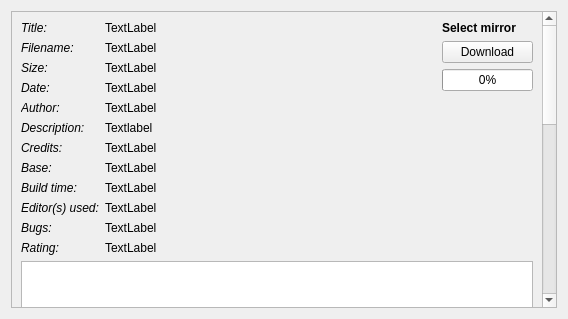
<?xml version="1.0" encoding="UTF-8"?>
<ui version="4.0">
 <class>idgames_detail</class>
 <widget class="QWidget" name="idgames_detail">
  <property name="geometry">
   <rect>
    <x>0</x>
    <y>0</y>
    <width>568</width>
    <height>319</height>
   </rect>
  </property>
  <property name="windowTitle">
   <string>Form</string>
  </property>
  <layout class="QVBoxLayout" name="verticalLayout">
   <item>
    <widget class="QScrollArea" name="scrollArea">
     <property name="horizontalScrollBarPolicy">
      <enum>Qt::ScrollBarAlwaysOff</enum>
     </property>
     <property name="widgetResizable">
      <bool>true</bool>
     </property>
     <widget class="QWidget" name="scrollAreaWidgetContents">
      <property name="geometry">
       <rect>
        <x>0</x>
        <y>0</y>
        <width>532</width>
        <height>795</height>
       </rect>
      </property>
      <layout class="QGridLayout" name="gridLayout_2">
       <item row="0" column="1" rowspan="2">
        <layout class="QVBoxLayout" name="idgames_detail_download_layout">
         <property name="sizeConstraint">
          <enum>QLayout::SetMinimumSize</enum>
         </property>
         <item>
          <widget class="QLabel" name="label">
           <property name="font">
            <font>
             <weight>75</weight>
             <bold>true</bold>
            </font>
           </property>
           <property name="text">
            <string>Select mirror</string>
           </property>
          </widget>
         </item>
         <item>
          <widget class="QPushButton" name="idgames_detail_download">
           <property name="text">
            <string>Download</string>
           </property>
          </widget>
         </item>
         <item>
          <widget class="QProgressBar" name="idgames_detail_progress">
           <property name="sizePolicy">
            <sizepolicy hsizetype="Minimum" vsizetype="Fixed">
             <horstretch>0</horstretch>
             <verstretch>0</verstretch>
            </sizepolicy>
           </property>
           <property name="value">
            <number>0</number>
           </property>
          </widget>
         </item>
         <item>
          <spacer name="verticalSpacer">
           <property name="orientation">
            <enum>Qt::Vertical</enum>
           </property>
           <property name="sizeHint" stdset="0">
            <size>
             <width>20</width>
             <height>40</height>
            </size>
           </property>
          </spacer>
         </item>
        </layout>
       </item>
       <item row="0" column="0" rowspan="2">
        <layout class="QGridLayout" name="idgames_detail_info_layout">
         <item row="6" column="0">
          <widget class="QLabel" name="label_8">
           <property name="sizePolicy">
            <sizepolicy hsizetype="Minimum" vsizetype="Preferred">
             <horstretch>0</horstretch>
             <verstretch>0</verstretch>
            </sizepolicy>
           </property>
           <property name="font">
            <font>
             <pointsize>9</pointsize>
             <italic>true</italic>
            </font>
           </property>
           <property name="text">
            <string>Credits:</string>
           </property>
          </widget>
         </item>
         <item row="8" column="0">
          <widget class="QLabel" name="label_6">
           <property name="sizePolicy">
            <sizepolicy hsizetype="Minimum" vsizetype="Preferred">
             <horstretch>0</horstretch>
             <verstretch>0</verstretch>
            </sizepolicy>
           </property>
           <property name="font">
            <font>
             <pointsize>9</pointsize>
             <italic>true</italic>
            </font>
           </property>
           <property name="text">
            <string>Build time:</string>
           </property>
          </widget>
         </item>
         <item row="10" column="0">
          <widget class="QLabel" name="label_3">
           <property name="sizePolicy">
            <sizepolicy hsizetype="Minimum" vsizetype="Preferred">
             <horstretch>0</horstretch>
             <verstretch>0</verstretch>
            </sizepolicy>
           </property>
           <property name="font">
            <font>
             <pointsize>9</pointsize>
             <italic>true</italic>
            </font>
           </property>
           <property name="text">
            <string>Bugs:</string>
           </property>
          </widget>
         </item>
         <item row="7" column="0">
          <widget class="QLabel" name="label_7">
           <property name="sizePolicy">
            <sizepolicy hsizetype="Minimum" vsizetype="Preferred">
             <horstretch>0</horstretch>
             <verstretch>0</verstretch>
            </sizepolicy>
           </property>
           <property name="font">
            <font>
             <pointsize>9</pointsize>
             <italic>true</italic>
            </font>
           </property>
           <property name="text">
            <string>Base:</string>
           </property>
          </widget>
         </item>
         <item row="1" column="1">
          <widget class="QLabel" name="idgames_detail_filename">
           <property name="sizePolicy">
            <sizepolicy hsizetype="Expanding" vsizetype="Preferred">
             <horstretch>0</horstretch>
             <verstretch>0</verstretch>
            </sizepolicy>
           </property>
           <property name="font">
            <font>
             <pointsize>9</pointsize>
            </font>
           </property>
           <property name="text">
            <string>TextLabel</string>
           </property>
           <property name="wordWrap">
            <bool>true</bool>
           </property>
          </widget>
         </item>
         <item row="3" column="0">
          <widget class="QLabel" name="label_11">
           <property name="sizePolicy">
            <sizepolicy hsizetype="Minimum" vsizetype="Preferred">
             <horstretch>0</horstretch>
             <verstretch>0</verstretch>
            </sizepolicy>
           </property>
           <property name="font">
            <font>
             <pointsize>9</pointsize>
             <italic>true</italic>
            </font>
           </property>
           <property name="text">
            <string>Date:</string>
           </property>
          </widget>
         </item>
         <item row="7" column="1">
          <widget class="QLabel" name="idgames_detail_base">
           <property name="sizePolicy">
            <sizepolicy hsizetype="Expanding" vsizetype="Preferred">
             <horstretch>0</horstretch>
             <verstretch>0</verstretch>
            </sizepolicy>
           </property>
           <property name="font">
            <font>
             <pointsize>9</pointsize>
            </font>
           </property>
           <property name="text">
            <string>TextLabel</string>
           </property>
           <property name="wordWrap">
            <bool>true</bool>
           </property>
          </widget>
         </item>
         <item row="8" column="1">
          <widget class="QLabel" name="idgames_detail_buildtime">
           <property name="sizePolicy">
            <sizepolicy hsizetype="Expanding" vsizetype="Preferred">
             <horstretch>0</horstretch>
             <verstretch>0</verstretch>
            </sizepolicy>
           </property>
           <property name="font">
            <font>
             <pointsize>9</pointsize>
            </font>
           </property>
           <property name="text">
            <string>TextLabel</string>
           </property>
           <property name="wordWrap">
            <bool>true</bool>
           </property>
          </widget>
         </item>
         <item row="4" column="0">
          <widget class="QLabel" name="label_10">
           <property name="sizePolicy">
            <sizepolicy hsizetype="Minimum" vsizetype="Preferred">
             <horstretch>0</horstretch>
             <verstretch>0</verstretch>
            </sizepolicy>
           </property>
           <property name="font">
            <font>
             <pointsize>9</pointsize>
             <italic>true</italic>
            </font>
           </property>
           <property name="text">
            <string>Author:</string>
           </property>
          </widget>
         </item>
         <item row="0" column="1">
          <widget class="QLabel" name="idgames_detail_title">
           <property name="sizePolicy">
            <sizepolicy hsizetype="Expanding" vsizetype="Preferred">
             <horstretch>0</horstretch>
             <verstretch>0</verstretch>
            </sizepolicy>
           </property>
           <property name="font">
            <font>
             <pointsize>9</pointsize>
            </font>
           </property>
           <property name="autoFillBackground">
            <bool>false</bool>
           </property>
           <property name="text">
            <string>TextLabel</string>
           </property>
           <property name="wordWrap">
            <bool>true</bool>
           </property>
          </widget>
         </item>
         <item row="2" column="1">
          <widget class="QLabel" name="idgames_detail_size">
           <property name="sizePolicy">
            <sizepolicy hsizetype="Expanding" vsizetype="Preferred">
             <horstretch>0</horstretch>
             <verstretch>0</verstretch>
            </sizepolicy>
           </property>
           <property name="font">
            <font>
             <pointsize>9</pointsize>
            </font>
           </property>
           <property name="text">
            <string>TextLabel</string>
           </property>
           <property name="wordWrap">
            <bool>true</bool>
           </property>
          </widget>
         </item>
         <item row="6" column="1">
          <widget class="QLabel" name="idgames_detail_credits">
           <property name="sizePolicy">
            <sizepolicy hsizetype="Expanding" vsizetype="Preferred">
             <horstretch>0</horstretch>
             <verstretch>0</verstretch>
            </sizepolicy>
           </property>
           <property name="font">
            <font>
             <pointsize>9</pointsize>
            </font>
           </property>
           <property name="text">
            <string>TextLabel</string>
           </property>
           <property name="wordWrap">
            <bool>true</bool>
           </property>
          </widget>
         </item>
         <item row="5" column="1">
          <widget class="QLabel" name="idgames_detail_description">
           <property name="sizePolicy">
            <sizepolicy hsizetype="Expanding" vsizetype="Preferred">
             <horstretch>0</horstretch>
             <verstretch>0</verstretch>
            </sizepolicy>
           </property>
           <property name="font">
            <font>
             <pointsize>9</pointsize>
            </font>
           </property>
           <property name="text">
            <string>Textlabel</string>
           </property>
           <property name="textFormat">
            <enum>Qt::RichText</enum>
           </property>
           <property name="wordWrap">
            <bool>true</bool>
           </property>
          </widget>
         </item>
         <item row="4" column="1">
          <widget class="QLabel" name="idgames_detail_author">
           <property name="sizePolicy">
            <sizepolicy hsizetype="Expanding" vsizetype="Preferred">
             <horstretch>0</horstretch>
             <verstretch>0</verstretch>
            </sizepolicy>
           </property>
           <property name="font">
            <font>
             <pointsize>9</pointsize>
            </font>
           </property>
           <property name="text">
            <string>TextLabel</string>
           </property>
           <property name="wordWrap">
            <bool>true</bool>
           </property>
          </widget>
         </item>
         <item row="1" column="0">
          <widget class="QLabel" name="label_13">
           <property name="sizePolicy">
            <sizepolicy hsizetype="Minimum" vsizetype="Preferred">
             <horstretch>0</horstretch>
             <verstretch>0</verstretch>
            </sizepolicy>
           </property>
           <property name="font">
            <font>
             <pointsize>9</pointsize>
             <italic>true</italic>
            </font>
           </property>
           <property name="text">
            <string>Filename:</string>
           </property>
          </widget>
         </item>
         <item row="0" column="0">
          <widget class="QLabel" name="label_14">
           <property name="sizePolicy">
            <sizepolicy hsizetype="Minimum" vsizetype="Preferred">
             <horstretch>0</horstretch>
             <verstretch>0</verstretch>
            </sizepolicy>
           </property>
           <property name="font">
            <font>
             <pointsize>9</pointsize>
             <italic>true</italic>
            </font>
           </property>
           <property name="text">
            <string>Title:</string>
           </property>
          </widget>
         </item>
         <item row="10" column="1">
          <widget class="QLabel" name="idgames_detail_bugs">
           <property name="sizePolicy">
            <sizepolicy hsizetype="Expanding" vsizetype="Preferred">
             <horstretch>0</horstretch>
             <verstretch>0</verstretch>
            </sizepolicy>
           </property>
           <property name="font">
            <font>
             <pointsize>9</pointsize>
            </font>
           </property>
           <property name="text">
            <string>TextLabel</string>
           </property>
           <property name="wordWrap">
            <bool>true</bool>
           </property>
          </widget>
         </item>
         <item row="3" column="1">
          <widget class="QLabel" name="idgames_detail_date">
           <property name="sizePolicy">
            <sizepolicy hsizetype="Expanding" vsizetype="Preferred">
             <horstretch>0</horstretch>
             <verstretch>0</verstretch>
            </sizepolicy>
           </property>
           <property name="font">
            <font>
             <pointsize>9</pointsize>
            </font>
           </property>
           <property name="text">
            <string>TextLabel</string>
           </property>
           <property name="wordWrap">
            <bool>true</bool>
           </property>
          </widget>
         </item>
         <item row="5" column="0">
          <widget class="QLabel" name="label_9">
           <property name="sizePolicy">
            <sizepolicy hsizetype="Minimum" vsizetype="Preferred">
             <horstretch>0</horstretch>
             <verstretch>0</verstretch>
            </sizepolicy>
           </property>
           <property name="font">
            <font>
             <pointsize>9</pointsize>
             <italic>true</italic>
            </font>
           </property>
           <property name="text">
            <string>Description:</string>
           </property>
          </widget>
         </item>
         <item row="2" column="0">
          <widget class="QLabel" name="label_12">
           <property name="sizePolicy">
            <sizepolicy hsizetype="Minimum" vsizetype="Preferred">
             <horstretch>0</horstretch>
             <verstretch>0</verstretch>
            </sizepolicy>
           </property>
           <property name="font">
            <font>
             <pointsize>9</pointsize>
             <italic>true</italic>
            </font>
           </property>
           <property name="text">
            <string>Size:</string>
           </property>
          </widget>
         </item>
         <item row="9" column="0">
          <widget class="QLabel" name="label_4">
           <property name="sizePolicy">
            <sizepolicy hsizetype="Minimum" vsizetype="Preferred">
             <horstretch>0</horstretch>
             <verstretch>0</verstretch>
            </sizepolicy>
           </property>
           <property name="font">
            <font>
             <pointsize>9</pointsize>
             <italic>true</italic>
            </font>
           </property>
           <property name="text">
            <string>Editor(s) used:</string>
           </property>
           <property name="scaledContents">
            <bool>false</bool>
           </property>
          </widget>
         </item>
         <item row="9" column="1">
          <widget class="QLabel" name="idgames_detail_editors">
           <property name="sizePolicy">
            <sizepolicy hsizetype="Expanding" vsizetype="Preferred">
             <horstretch>0</horstretch>
             <verstretch>0</verstretch>
            </sizepolicy>
           </property>
           <property name="font">
            <font>
             <pointsize>9</pointsize>
            </font>
           </property>
           <property name="text">
            <string>TextLabel</string>
           </property>
           <property name="wordWrap">
            <bool>true</bool>
           </property>
          </widget>
         </item>
         <item row="11" column="0">
          <widget class="QLabel" name="label_5">
           <property name="sizePolicy">
            <sizepolicy hsizetype="Minimum" vsizetype="Preferred">
             <horstretch>0</horstretch>
             <verstretch>0</verstretch>
            </sizepolicy>
           </property>
           <property name="font">
            <font>
             <pointsize>9</pointsize>
             <italic>true</italic>
            </font>
           </property>
           <property name="text">
            <string>Rating:</string>
           </property>
          </widget>
         </item>
         <item row="11" column="1">
          <widget class="QLabel" name="idgames_detail_rating">
           <property name="sizePolicy">
            <sizepolicy hsizetype="Expanding" vsizetype="Preferred">
             <horstretch>0</horstretch>
             <verstretch>0</verstretch>
            </sizepolicy>
           </property>
           <property name="font">
            <font>
             <pointsize>9</pointsize>
            </font>
           </property>
           <property name="text">
            <string>TextLabel</string>
           </property>
           <property name="wordWrap">
            <bool>true</bool>
           </property>
          </widget>
         </item>
        </layout>
       </item>
       <item row="3" column="0" colspan="2">
        <spacer name="verticalSpacer_2">
         <property name="orientation">
          <enum>Qt::Vertical</enum>
         </property>
         <property name="sizeHint" stdset="0">
          <size>
           <width>20</width>
           <height>40</height>
          </size>
         </property>
        </spacer>
       </item>
       <item row="2" column="0" colspan="2">
        <widget class="QPlainTextEdit" name="idgames_detail_textfile">
         <property name="minimumSize">
          <size>
           <width>0</width>
           <height>500</height>
          </size>
         </property>
        </widget>
       </item>
      </layout>
     </widget>
    </widget>
   </item>
  </layout>
 </widget>
 <resources/>
 <connections/>
</ui>
